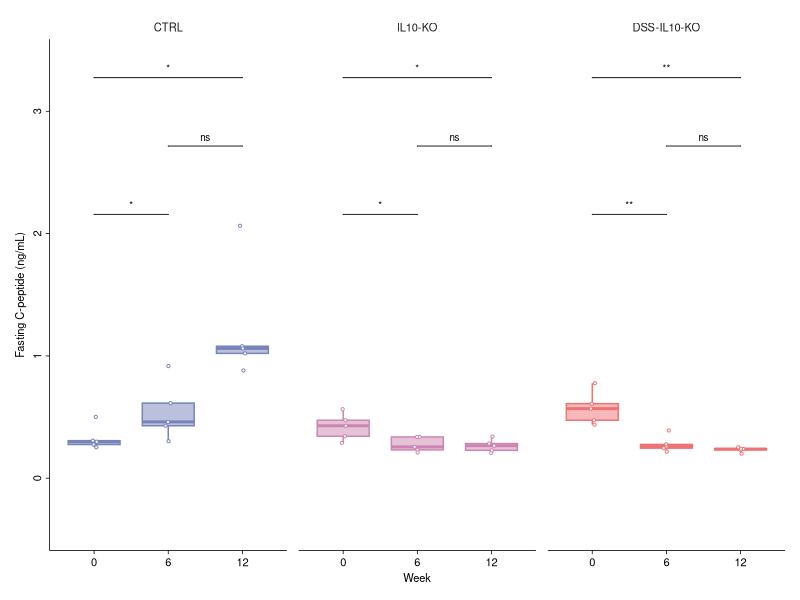

Write the R code that produced this figure.
# ============================================================
# C-peptide Analysis - Enhanced Version
# Paired Within-Subject Comparisons
# Revised for Diabetologia Journal Submission
# VISUAL APPEARANCE MATCHED TO FIG 1B/2B
# Three groups: CTRL, IL10-KO, DSS-IL10-KO
# Weeks: 0, 6, 12
# ============================================================

# STUDY DESIGN NOTE:
# This is a PAIRED design - same mice measured repeatedly over time
# "Replicate" column represents individual animal IDs
# Paired t-test used consistently throughout (plot and CSV)

# 0) Clear workspace and set working directory
rm(list = ls())
# Set the working directory to this script's own folder before running
# (e.g. in RStudio: Session > Set Working Directory > To Source File Location)

# 1) Load required libraries
library(ggplot2)
library(readr)
library(dplyr)
library(ggpubr)
library(ggsci)
library(rstatix)
library(tidyr)

# 2) Define Diabetologia colour palette
diabetologia_colors <- c(
  "CTRL"        = rgb(120, 131, 186, maxColorValue = 255),
  "IL10-KO"     = rgb(204, 133, 177, maxColorValue = 255),
  "DSS-IL10-KO" = rgb(237, 115, 116, maxColorValue = 255)
)

# 3) Define comparison weeks
my_comparison_weeks <- list(
  c("0", "6"),   # Baseline to Week 6 (first DSS endpoint)
  c("6", "12"),  # Week 6 to 12 (long-term from second DSS)
  c("0", "12")   # Baseline to study end
)

# ============================================================
# 4) Import C-peptide data
# ============================================================
cat("\n=== LOADING C-PEPTIDE DATA ===\n")
dat <- read_csv("Fig_2bc_Data_C_peptide_FBG.csv")
dat <- dat %>% filter(Replicate %in% c("Rep1", "Rep2", "Rep3", "Rep4", "Rep5"))

# Filter for Weeks 0, 6, 12 only
dat <- dat %>%
  filter(Week_num %in% c(0, 6, 12)) %>%
  filter(!is.na(C_peptide))

# Convert variables to factors
# IMPORTANT: Replicate is the individual animal ID for pairing
dat$Replicate <- as.factor(dat$Replicate)
dat$Group     <- as.factor(dat$Group)
dat$Week_num  <- as.factor(dat$Week_num)

# Set the order of groups
z_order <- c("CTRL", "IL10-KO", "DSS-IL10-KO")
dat$Group <- factor(dat$Group, levels = z_order)

# Define group labels
Group.labs <- c("CTRL", "IL10-KO", "DSS-IL10-KO")
names(Group.labs) <- c("CTRL", "IL10-KO", "DSS-IL10-KO")

# Check data structure
cat("\n=== DATA STRUCTURE FOR C-PEPTIDE ===\n")
print(head(dat, 20))
cat("\nTotal observations:", nrow(dat), "\n")
cat("\nSample sizes per group per week:\n")
print(table(dat$Group, dat$Week_num))

# ============================================================
# 4A) NORMALITY TESTING (Informational Only)
# Tests are run for transparency; paired t-test is used
# consistently throughout regardless of normality result
# ============================================================
cat("\n=== NORMALITY TESTING (Shapiro-Wilk) — Informational Only ===\n")
cat("(Paired t-test used throughout regardless of normality result)\n\n")

normality_results <- data.frame()

for (grp in z_order) {
  for (comp in my_comparison_weeks) {
    week1 <- comp[1]
    week2 <- comp[2]
    
    data_wide <- dat %>%
      filter(Group == grp, Week_num %in% c(week1, week2)) %>%
      select(Replicate, Week_num, C_peptide) %>%
      pivot_wider(names_from  = Week_num,
                  values_from = C_peptide,
                  names_prefix = "Week_")
    
    if (ncol(data_wide) >= 3) {
      differences <- data_wide[[paste0("Week_", week2)]] -
        data_wide[[paste0("Week_", week1)]]
      differences <- differences[!is.na(differences)]
      
      if (length(differences) >= 3) {
        shapiro_result <- shapiro.test(differences)
        
        normality_results <- rbind(normality_results, data.frame(
          Group      = grp,
          Comparison = paste0("Week ", week1, " vs ", week2),
          n          = length(differences),
          Shapiro_W  = round(shapiro_result$statistic, 4),
          Shapiro_p  = round(shapiro_result$p.value, 4),
          Normal     = shapiro_result$p.value > 0.05,
          Note       = "Informational only — paired t-test used throughout"
        ))
        
        cat(sprintf("%s, Week %s vs %s: n=%d, W = %.4f, p = %.4f → %s\n",
                    grp, week1, week2, length(differences),
                    shapiro_result$statistic,
                    shapiro_result$p.value,
                    ifelse(shapiro_result$p.value > 0.05,
                           "Normal", "Non-normal")))
      }
    }
  }
  cat("\n")
}

write.csv(normality_results,
          file      = "Fig_2b_Normality_Tests.csv",
          row.names = FALSE)
cat("✓ Normality results exported (informational only)\n")

# ============================================================
# 5) STATISTICAL TESTS — PAIRED T-TEST THROUGHOUT
#    Raw p-values only; no multiple-comparison correction
# ============================================================
cat("\n=== PERFORMING PAIRED T-TESTS (raw p-values, no correction) ===\n")

all_test_results <- data.frame()

for (grp in z_order) {
  for (comp in my_comparison_weeks) {
    week1 <- comp[1]
    week2 <- comp[2]
    
    dat_subset <- dat %>%
      filter(Group == grp, Week_num %in% c(week1, week2))
    
    test_result <- compare_means(
      formula     = C_peptide ~ Week_num,
      data        = dat_subset,
      method      = "t.test",     # Paired t-test — consistent throughout
      paired      = TRUE,
      comparisons = list(c(week1, week2))
    ) %>%
      mutate(
        Group       = grp,
        Test_Method = "Paired t-test"
      )
    
    all_test_results <- rbind(all_test_results, test_result)
  }
}

# Format results — raw p-values only
all_test_results <- all_test_results %>%
  mutate(
    p        = signif(p, 3),
    p.signif = case_when(
      p < 0.001 ~ "***",
      p < 0.01  ~ "**",
      p < 0.05  ~ "*",
      TRUE      ~ "ns"
    )
  ) %>%
  rename(Variable = .y.) %>%
  select(Group, Variable, group1, group2, Test_Method, p, p.signif)

cat("\n=== Statistical Test Results (raw p-values, paired t-test) ===\n")
print(all_test_results)

write.csv(all_test_results,
          file      = "Fig_2b_Statistical_Tests.csv",
          row.names = FALSE)
cat("✓ Statistical test results exported to Fig_2b_Statistical_Tests.csv\n")

# ============================================================
# 6) PLOT — PAIRED T-TEST THROUGHOUT (consistent with CSV)
# VISUAL APPEARANCE MATCHED TO FIG 1B/2B
# ============================================================
cat("\n=== GENERATING BOXPLOT ===\n")

combined_plot <- ggboxplot(
  dat, x = "Week_num", y = "C_peptide",
  color  = "Group", fill = "Group",
  alpha  = 0.5, add = "jitter",
  add.params = list(color = "Group", shape = 21,
                    fill = "white", size = 0.75),
  palette       = diabetologia_colors,
  outlier.shape = NA
) +
  lims(y = c(-0.4, 3.4)) +
  labs(y = "Fasting C-peptide (ng/mL)", x = "Week") +
  facet_wrap(vars(Group), ncol = 3,
             labeller = labeller(Group = Group.labs)) +
  theme_classic() +
  theme(
    legend.position  = "none",
    strip.text       = element_text(size = 8),
    strip.background = element_blank(),
    axis.title       = element_text(size = 8),
    axis.text.x      = element_text(size = 8, colour = "black"),
    axis.text.y      = element_text(size = 8, colour = "black",
                                    angle = 90, hjust = 0.5),
    axis.line        = element_line(colour = "black",
                                    linewidth = 0.75 / .pt),
    axis.ticks       = element_line(colour = "black",
                                    linewidth = 0.75 / .pt),
    panel.spacing    = unit(0.3, "cm"),
    plot.margin      = margin(3.8, 3.8, 3.8, 3.8, "mm")
  ) +
  stat_compare_means(
    comparisons   = my_comparison_weeks,
    method        = "t.test",   # Consistent with CSV export
    paired        = TRUE,
    tip.length    = 0.0,
    step.increase = 0.3,
    label         = "p.signif",
    size          = 2.5,
    bracket.size  = 0.3
  )

print(combined_plot)

ggsave(
  filename  = "Fig_2b_Boxplot_C_peptide.png",
  plot      = combined_plot,
  scale = 1, width = 8.5, height = 5.7,
  units = "cm", dpi = 600, limitsize = FALSE
)

ggsave(
  filename  = "Fig_2b_Boxplot_C_peptide.svg",
  plot      = combined_plot,
  scale = 1, width = 8.5, height = 5.7,
  units = "cm", limitsize = FALSE
)

cat("✓ Boxplot saved in PNG and SVG formats\n")

# ============================================================
# 7) Summary statistics by Group and Week
# ============================================================
cat("\n=== CALCULATING SUMMARY STATISTICS ===\n")

summary_stats <- dat %>%
  group_by(Group, Week_num) %>%
  summarise(
    n      = n(),
    mean   = round(mean(C_peptide,   na.rm = TRUE), 3),
    sd     = round(sd(C_peptide,     na.rm = TRUE), 3),
    sem    = round(sd(C_peptide,     na.rm = TRUE) / sqrt(n()), 3),
    median = round(median(C_peptide, na.rm = TRUE), 3),
    min    = round(min(C_peptide,    na.rm = TRUE), 3),
    max    = round(max(C_peptide,    na.rm = TRUE), 3),
    .groups = 'drop'
  ) %>%
  mutate(Mean_SEM = paste0(mean, " \u00b1 ", sem))

cat("\n=== Summary Statistics (Mean \u00b1 SEM) ===\n")
print(summary_stats)

write.csv(summary_stats,
          file      = "Fig_2b_Summary_C_peptide.csv",
          row.names = FALSE)
cat("✓ Summary statistics exported to Fig_2b_Summary_C_peptide.csv\n")

# ============================================================
# 8) Calculate C-peptide changes (Δ C-peptide)
# ============================================================
cat("\n=== CALCULATING C-PEPTIDE CHANGES ===\n")

cpeptide_changes_list <- list()

for (comp in my_comparison_weeks) {
  week1     <- comp[1]
  week2     <- comp[2]
  comp_name <- paste0("Delta_", week1, "_", week2)
  pct_name  <- paste0("Pct_",   week1, "_", week2)
  
  cpeptide_changes_temp <- dat %>%
    filter(Week_num %in% c(week1, week2)) %>%
    select(Replicate, Group, Week_num, C_peptide) %>%
    pivot_wider(names_from  = Week_num,
                values_from = C_peptide,
                names_prefix = "Week_") %>%
    mutate(
      !!comp_name := .data[[paste0("Week_", week2)]] -
        .data[[paste0("Week_", week1)]],
      !!pct_name  := round(((.data[[paste0("Week_", week2)]] -
                               .data[[paste0("Week_", week1)]]) /
                              .data[[paste0("Week_", week1)]]) * 100, 2)
    ) %>%
    select(Replicate, Group, all_of(c(comp_name, pct_name)))
  
  cpeptide_changes_list[[paste0(week1, "_", week2)]] <- cpeptide_changes_temp
}

cpeptide_changes <- cpeptide_changes_list[[1]]
for (i in 2:length(cpeptide_changes_list)) {
  cpeptide_changes <- cpeptide_changes %>%
    full_join(cpeptide_changes_list[[i]], by = c("Replicate", "Group"))
}

write.csv(cpeptide_changes,
          file      = "Fig_2b_C_peptide_Changes.csv",
          row.names = FALSE)
cat("✓ C-peptide changes exported to Fig_2b_C_peptide_Changes.csv\n")

# ============================================================
# 9) Summary of C-peptide changes by Group
# ============================================================
cat("\n=== SUMMARY OF C-PEPTIDE CHANGES BY GROUP ===\n")

cpeptide_change_summary <- cpeptide_changes %>%
  group_by(Group) %>%
  summarise(
    n               = n(),
    Mean_Delta_0_6  = round(mean(Delta_0_6,  na.rm = TRUE), 3),
    SEM_Delta_0_6   = round(sd(Delta_0_6,    na.rm = TRUE) / sqrt(n()), 3),
    Mean_Delta_6_12 = round(mean(Delta_6_12, na.rm = TRUE), 3),
    SEM_Delta_6_12  = round(sd(Delta_6_12,   na.rm = TRUE) / sqrt(n()), 3),
    Mean_Delta_0_12 = round(mean(Delta_0_12, na.rm = TRUE), 3),
    SEM_Delta_0_12  = round(sd(Delta_0_12,   na.rm = TRUE) / sqrt(n()), 3),
    .groups = 'drop'
  )

cat("\nSummary of C-peptide changes:\n")
print(cpeptide_change_summary)

write.csv(cpeptide_change_summary,
          file      = "Fig_2b_Summary_C_peptide_Changes.csv",
          row.names = FALSE)
cat("✓ C-peptide change summary exported to Fig_2b_Summary_C_peptide_Changes.csv\n")

# ============================================================
# 10) Summary
# ============================================================
cat("\n", rep("=", 60), "\n", sep = "")
cat("ANALYSIS COMPLETE\n")
cat(rep("=", 60), "\n", sep = "")
cat("\nGenerated files:\n")
cat(" 1. Fig_2b_Normality_Tests.csv         (Shapiro-Wilk — informational only)\n")
cat(" 2. Fig_2b_Statistical_Tests.csv       (paired t-tests, raw p-values)\n")
cat(" 3. Fig_2b_Boxplot_C_peptide.png       (600 dpi)\n")
cat(" 4. Fig_2b_Boxplot_C_peptide.svg       (vector format)\n")
cat(" 5. Fig_2b_Summary_C_peptide.csv       (descriptive statistics by week)\n")
cat(" 6. Fig_2b_C_peptide_Changes.csv       (individual-level \u0394 C-peptide)\n")
cat(" 7. Fig_2b_Summary_C_peptide_Changes.csv (group-level \u0394 C-peptide)\n")
cat("\nFigure dimensions: 8.5 cm (width) \u00d7 5.7 cm (height)\n")
cat("\nVISUAL APPEARANCE:\n")
cat(" - Matched to Fig 1b/2b for consistency\n")
cat(" - Uses Diabetologia colour palette\n")
cat(" - Boxplots with 50% transparency (alpha = 0.5)\n")
cat(" - Jittered points: white fill, shape 21\n")
cat(" - Statistical brackets: size 0.3\n")
cat(" - Significance labels: size 2.5\n")
cat("\nStatistical approach:\n")
cat(" - Design: PAIRED (within-subject, repeated measures)\n")
cat(" - Replicate column used as individual animal ID for pairing\n")
cat(" - Normality testing: Shapiro-Wilk on paired differences (informational)\n")
cat(" - Test used throughout: Paired t-test (consistent in plot and CSV)\n")
cat(" - Multiple comparison correction: NONE (raw p-values reported)\n")
cat("\nComparisons per group:\n")
cat(" - Week 0 vs 6\n")
cat(" - Week 6 vs 12\n")
cat(" - Week 0 vs 12\n")
cat("   Total: 9 comparisons (3 groups \u00d7 3 time comparisons)\n")
cat("\nSignificance levels (raw p-values):\n")
cat(" *** p<0.001\n")
cat("  ** p<0.01\n")
cat("   * p<0.05\n")
cat("  ns  not significant\n")
cat("\nC-peptide interpretation:\n")
cat(" C-peptide is a marker of insulin secretion\n")
cat(" Higher C-peptide indicates preserved beta-cell function\n")
cat(" Changes reflect pancreatic beta-cell response to DSS treatment\n")
cat(rep("=", 60), "\n", sep = "")
